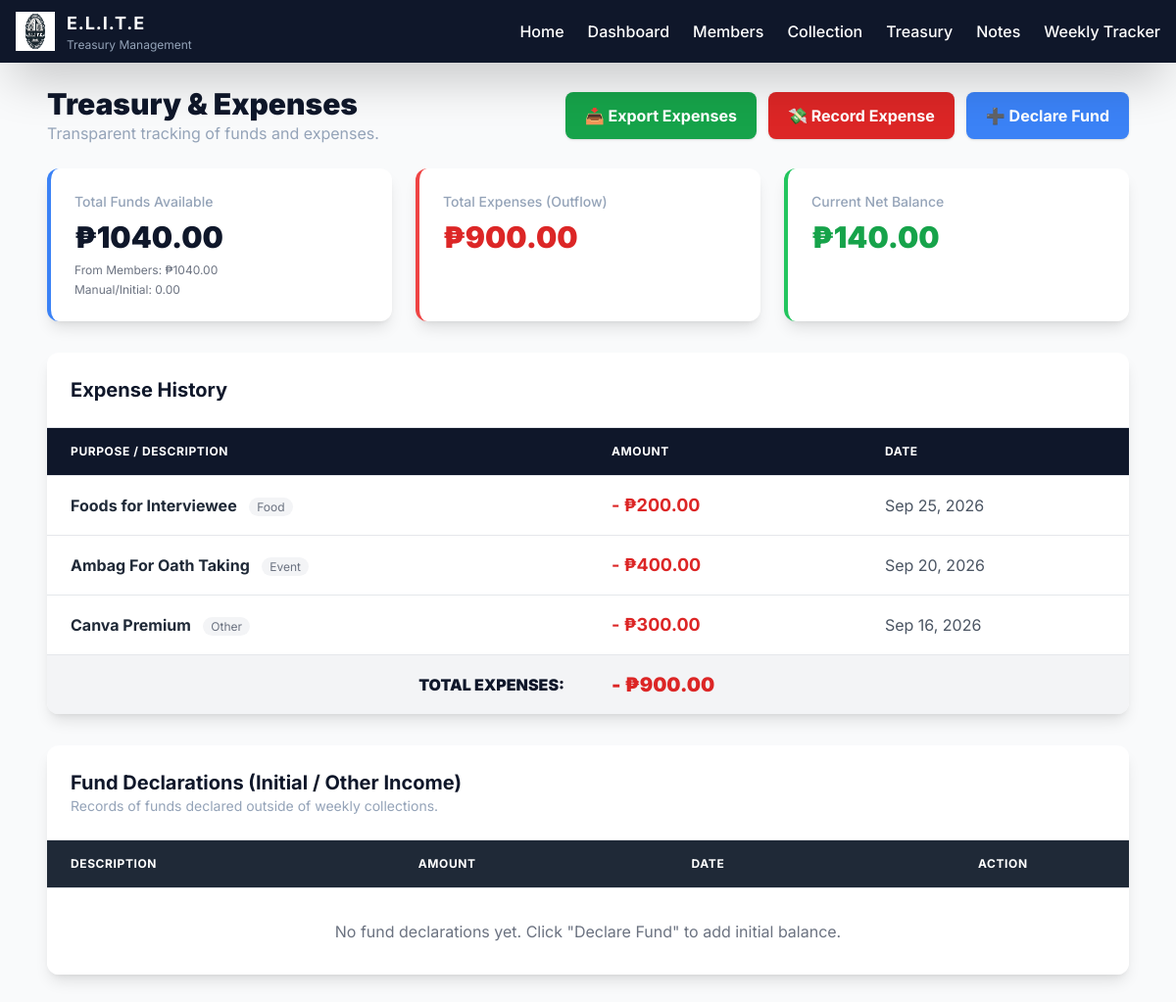
Screenshot of /treasury/ with the database file from the repository.
### core/models.py (models this page shows, shortened)
class Expense(models.Model):
    EXPENSE_CATEGORIES = [
        ('Event', 'Event Expenses'),
        ('Food', 'Food & Refreshments'),
        ('Transportation', 'Transportation'),
        ('Materials', 'Materials & Supplies'),
        ('Printing', 'Printing & Photocopy'),
        ('Equipment', 'Equipment'),
        ('Other', 'Other Expenses'),
    ]
    category = models.CharField(max_length=20, choices=EXPENSE_CATEGORIES)
    description = models.CharField(max_length=200)
    amount = models.DecimalField(max_digits=10, decimal_places=2)
    expense_date = models.DateField(default=timezone.now)
    receipt_no = models.CharField(max_length=50, blank=True)
    recorded_by = models.CharField(max_length=100, default='Treasurer')
    created_at = models.DateTimeField(auto_now_add=True)

### core/views.py (the view)
# urls.py: path('treasury/', views.treasury_ledger, name='treasury_ledger'),
def treasury_ledger(request):
    from django.db.models import Sum
    from .models import TreasuryDeclaration # Siguraduhing naka-import
    expenses = Expense.objects.all().order_by('-expense_date')
    declarations = TreasuryDeclaration.objects.all().order_by('-date')
    member_contributions = Contribution.objects.aggregate(Sum('amount'))['amount__sum'] or 0
    manual_income = TreasuryDeclaration.objects.aggregate(Sum('amount'))['amount__sum'] or 0
    total_income = float(member_contributions) + float(manual_income)
    total_expenses = Expense.objects.aggregate(Sum('amount'))['amount__sum'] or 0
    current_balance = total_income - float(total_expenses)
    context = {
        'expenses': expenses,
        'total_income': total_income,
        'total_expenses': total_expenses,
        'current_balance': current_balance,
        'member_contributions': member_contributions,
        'manual_income': manual_income,
        'declarations': declarations,
    }
    return render(request, 'core/treasury_ledger.html', context)

### core/templates/core/treasury_ledger.html (shortened to what this page needs)
{% extends "core/base.html" %}
{% block content %}
<div class="max-w-6xl mx-auto p-6">
    <div class="flex flex-col md:flex-row justify-between items-start md:items-center mb-6 gap-4">
        <div>
            <h2 class="text-3xl font-black text-elite-dark">Treasury & Expenses</h2>
            <p class="text-elite-silver">Transparent tracking of funds and expenses.</p>
        </div>
        <div class="flex gap-3">
            <a href="{% url 'export_expenses' %}" class="bg-green-600 hover:bg-green-700 text-white font-bold py-3 px-5 rounded-lg shadow transition flex items-center gap-2">
                📥 Export Expenses
            </a>
            <a href="{% url 'expense_create' %}" class="bg-red-600 hover:bg-red-700 text-white font-bold py-3 px-5 rounded-lg shadow transition flex items-center gap-2">
                💸 Record Expense
            </a>
            <button onclick="document.getElementById('addFundModal').classList.remove('hidden')" class="bg-elite-blue hover:bg-blue-700 text-white font-bold py-3 px-5 rounded-lg shadow transition flex items-center gap-2">
                ➕ Declare Fund
            </button>
        </div>
    </div>
    <div class="grid grid-cols-1 md:grid-cols-3 gap-6 mb-8">
        <div class="bg-white p-6 rounded-xl shadow-lg border-l-4 border-elite-blue">
            <p class="text-elite-silver text-sm font-medium">Total Funds Available</p>
            <p class="text-3xl font-black text-elite-dark mt-2">₱{{ total_income|floatformat:2 }}</p>
            <div class="mt-2 text-xs text-gray-500 space-y-1">
                <p>From Members: ₱{{ member_contributions|floatformat:2 }}</p>
                <p>Manual/Initial: {{ manual_income|floatformat:2 }}</p>
            </div>
        </div>
        <div class="bg-white p-6 rounded-xl shadow-lg border-l-4 border-red-500">
            <p class="text-elite-silver text-sm font-medium">Total Expenses (Outflow)</p>
            <p class="text-3xl font-black text-red-600 mt-2">₱{{ total_expenses|floatformat:2 }}</p>
        </div>
        <div class="bg-white p-6 rounded-xl shadow-lg border-l-4 border-green-500">
            <p class="text-elite-silver text-sm font-medium">Current Net Balance</p>
            <p class="text-3xl font-black {% if current_balance >= 0 %}text-green-600{% else %}text-red-600{% endif %} mt-2">
                ₱{{ current_balance|floatformat:2 }}
            </p>
        </div>
    </div>
    <div class="bg-white rounded-xl shadow-lg overflow-hidden mb-8">
        <div class="p-6 border-b border-gray-200">
            <h3 class="text-xl font-bold text-elite-dark">Expense History</h3>
        </div>
        <div class="overflow-x-auto">
            <table class="min-w-full divide-y divide-gray-200">
                <thead class="bg-elite-dark text-white">
                    <tr>
                        <th class="px-6 py-4 text-left text-xs font-bold uppercase tracking-wider w-1/2">Purpose / Description</th>
                        <th class="px-6 py-4 text-left text-xs font-bold uppercase tracking-wider">Amount</th>
                        <th class="px-6 py-4 text-left text-xs font-bold uppercase tracking-wider">Date</th>
                    </tr>
                </thead>
                <tbody class="bg-white divide-y divide-gray-200">
                    {% for expense in expenses %}
                    <tr class="hover:bg-gray-50 transition">
                        <td class="px-6 py-4">
                            <span class="font-bold text-gray-800">{{ expense.description }}</span>
                            <span class="text-xs text-gray-500 ml-2 bg-gray-100 px-2 py-0.5 rounded-full">{{ expense.category }}</span>
                        </td>
                        <td class="px-6 py-4 font-bold text-red-600 text-lg">- ₱{{ expense.amount|floatformat:2 }}</td>
                        <td class="px-6 py-4 text-gray-600">{{ expense.expense_date|date:"M d, Y" }}</td>
                    </tr>
                    {% empty %}
                    <tr>
                        <td colspan="3" class="px-6 py-12 text-center text-gray-500">No expenses recorded yet.</td>
                    </tr>
                    {% endfor %}
                </tbody>
                <tfoot class="bg-gray-100 border-t-2 border-gray-300">
                    <tr>
                        <td class="px-6 py-4 text-right font-black text-elite-dark uppercase">Total Expenses:</td>
                        <td class="px-6 py-4 font-black text-red-600 text-xl">- ₱{{ total_expenses|floatformat:2 }}</td>
                        <td></td>
                    </tr>
                </tfoot>
            </table>
        </div>
    </div>
    <div class="bg-white rounded-xl shadow-lg overflow-hidden">
        <div class="p-6 border-b border-gray-200">
            <h3 class="text-xl font-bold text-elite-dark">Fund Declarations (Initial / Other Income)</h3>
            <p class="text-sm text-elite-silver">Records of funds declared outside of weekly collections.</p>
        </div>
        <div class="overflow-x-auto">
            <table class="min-w-full divide-y divide-gray-200">
                <thead class="bg-gray-800 text-white">
                    <tr>
                        <th class="px-6 py-4 text-left text-xs font-bold uppercase tracking-wider">Description</th>
                        <th class="px-6 py-4 text-left text-xs font-bold uppercase tracking-wider">Amount</th>
                        <th class="px-6 py-4 text-left text-xs font-bold uppercase tracking-wider">Date</th>
                        <th class="px-6 py-4 text-center text-xs font-bold uppercase tracking-wider">Action</th>
                    </tr>
                </thead>
                <tbody class="bg-white divide-y divide-gray-200">
                    {% for dec in declarations %}
                    <tr class="hover:bg-gray-50 transition">
                        <td class="px-6 py-4 font-bold text-gray-800">{{ dec.description }}</td>
                        <td class="px-6 py-4 font-bold text-green-600 text-lg">+ ₱{{ dec.amount|floatformat:2 }}</td>
                        <td class="px-6 py-4 text-gray-600">{{ dec.date|date:"M d, Y" }}</td>
                        <td class="px-6 py-4 text-center">
                            <a href="{% url 'delete_treasury_declaration' dec.id %}" onclick="return confirm('Delete this declaration? This will reduce the total income.')" class="text-red-500 hover:text-red-700 text-sm font-bold">Delete</a>
                        </td>
                    </tr>
                    {% empty %}
                    <tr>
                        <td colspan="4" class="px-6 py-8 text-center text-gray-500">No fund declarations yet. Click "Declare Fund" to add initial balance.</td>
                    </tr>
                    {% endfor %}
                </tbody>
            </table>
        </div>
    </div>
</div>
{% endblock %}

### core/templates/core/base.html (style rules this page uses)
body { font-family: 'Inter', sans-serif; }

### rows the page displays
Expense: description "Foods for Interviewee", category "Food", amount "200.00", expense_date "Sep 25, 2026"
Expense: description "Ambag For Oath Taking", category "Event", amount "400.00", expense_date "Sep 20, 2026"
Expense: description "Canva Premium", category "Other", amount "300.00", expense_date "Sep 16, 2026"

### other values shown
{{ total_income|floatformat:2 }} "1040.00"
{{ member_contributions|floatformat:2 }} "1040.00"
{{ manual_income|floatformat:2 }} "0.00"
{{ total_expenses|floatformat:2 }} "900.00"
{{ current_balance|floatformat:2 }} "140.00"
